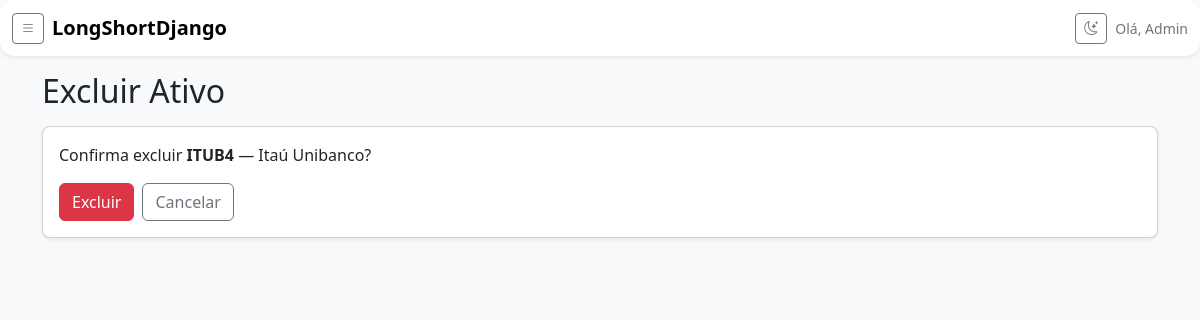
The page /acoes/6/excluir/ (signed in) on the database as committed earlier.
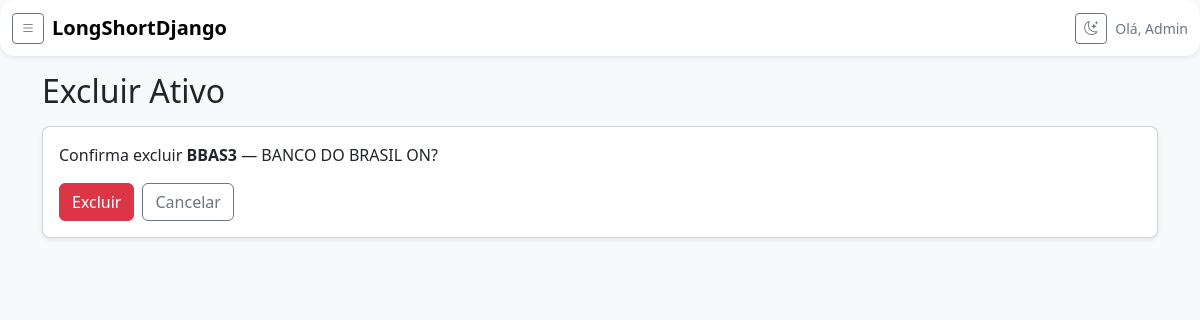
The same page on the database as committed later.
### acoes/models.py (models this page shows, shortened)
class Asset(models.Model):
    ticker = models.CharField(max_length=10, unique=True)
    ticker_yf = models.CharField(max_length=20, blank=True, default="")
    name = models.CharField(max_length=100, blank=True, default="")
    is_active = models.BooleanField(default=True)
    logo_prefix = models.CharField(max_length=4, blank=True, default="")

### acoes/views.py (the view)
# urls.py: path('<int:pk>/excluir/', AssetDeleteView.as_view(), name='excluir'),
class AssetDeleteView(LoginRequiredMixin, DeleteView):
    model = Asset
    template_name = 'acoes/asset_confirm_delete.html'
    success_url = reverse_lazy('acoes:lista')

### acoes/templates/acoes/asset_confirm_delete.html (shortened to what this page needs)
{% extends "_base.html" %}
{% load static %}
{% block content %}
<h2 class="mb-3">Excluir Ativo</h2>
<div class="card p-3 shadow-sm rounded-3">
  <p>Confirma excluir <strong>{{ object.ticker }}</strong> — {{ object.name }}?</p>
  <form method="post" class="d-flex gap-2">
    <button class="btn btn-danger">Excluir</button>
    <a class="btn btn-outline-secondary" href="{% url 'acoes:lista' %}">Cancelar</a>
  </form>
</div>
{% endblock %}

Rows that differ between the two databases and show on the page:
changed Asset: ticker "ITUB4" → "BBAS3"; name "Itaú Unibanco" → "BANCO DO BRASIL ON"
